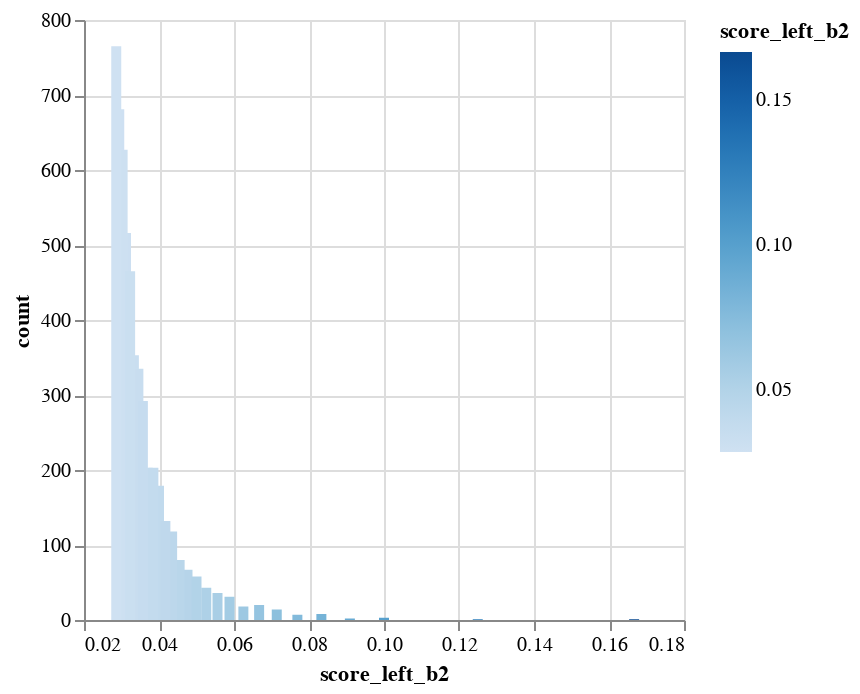
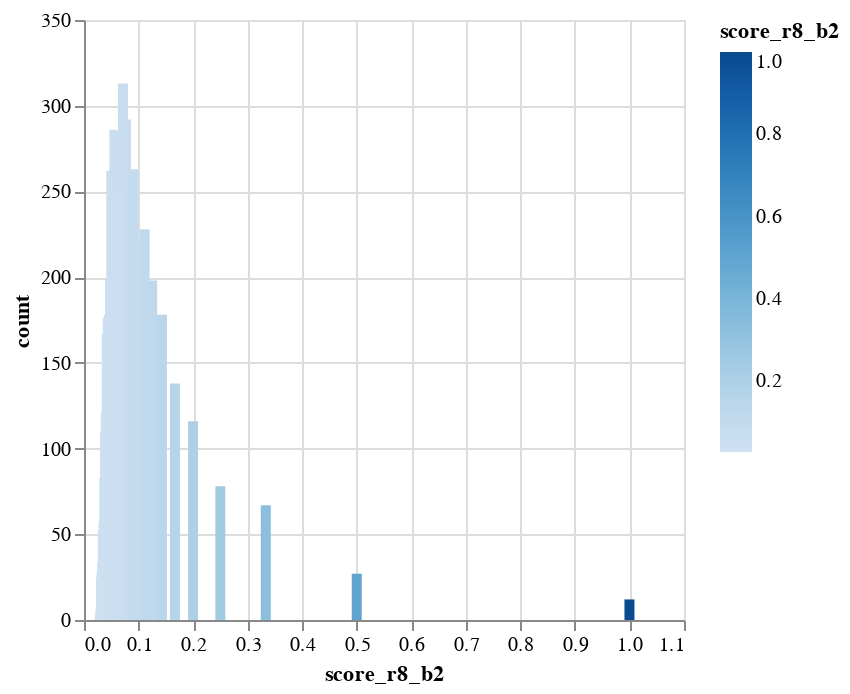

Source (notebook cell) for these figures, in order:
### Code cell
show_b_stats('score_left_b2')
show_b_stats('score_r8_b2')

### Figure 1 — Vega-Lite specification as saved in the notebook (floating-point values rounded to 4 significant figures)
{"config": {"view": {"continuousWidth": 300, "continuousHeight": 300}}, "data": {"name": "data-f7bd0a592d9a59cb5135ea336c26a7ff"}, "mark": {"type": "bar", "tooltip": true}, "encoding": {"color": {"field": "score_left_b2", "type": "quantitative"}, "x": {"field": "score_left_b2", "type": "quantitative"}, "y": {"field": "count", "type": "quantitative"}}, "params": [{"name": "param_3", "select": {"type": "interval", "encodings": ["x", "y"]}, "bind": "scales"}], "$schema": "https://vega.github.io/schema/vega-lite/v5.20.1.json", "datasets": {"data-f7bd0a592d9a59cb5135ea336c26a7ff": [{"score_left_b2": 0.0588, "count": 31}, {"score_left_b2": 0.0769, "count": 7}, {"score_left_b2": 0.125, "count": 1}, {"score_left_b2": 0.0333, "count": 353}, {"score_left_b2": 0.0476, "count": 67}, {"score_left_b2": 0.0833, "count": 8}, {"score_left_b2": 0.1, "count": 3}, {"score_left_b2": 0.037, "count": 203}, {"score_left_b2": 0.0714, "count": 14}, {"score_left_b2": 0.0345, "count": 335}, {"score_left_b2": 0.0312, "count": 516}, {"score_left_b2": 0.04, "count": 179}, {"score_left_b2": 0.0625, "count": 18}, {"score_left_b2": 0.0357, "count": 292}, {"score_left_b2": 0.05, "count": 58}, {"score_left_b2": 0.0455, "count": 80}, {"score_left_b2": 0.0667, "count": 20}, {"score_left_b2": 0.0294, "count": 681}, {"score_left_b2": 0.0303, "count": 627}, {"score_left_b2": 0.0286, "count": 765}, {"score_left_b2": 0.0435, "count": 118}, {"score_left_b2": 0.0323, "count": 465}, {"score_left_b2": 0.0385, "count": 203}, {"score_left_b2": 0.1667, "count": 1}, {"score_left_b2": 0.0909, "count": 2}, {"score_left_b2": 0.0417, "count": 132}, {"score_left_b2": 0.0526, "count": 43}, {"score_left_b2": 0.0556, "count": 36}]}}

### Figure 2 — Vega-Lite specification as saved in the notebook (floating-point values rounded to 4 significant figures)
{"config": {"view": {"continuousWidth": 300, "continuousHeight": 300}}, "data": {"name": "data-24b738f323088525de7b28511d3e1d4a"}, "mark": {"type": "bar", "tooltip": true}, "encoding": {"color": {"field": "score_r8_b2", "type": "quantitative"}, "x": {"field": "score_r8_b2", "type": "quantitative"}, "y": {"field": "count", "type": "quantitative"}}, "params": [{"name": "param_4", "select": {"type": "interval", "encodings": ["x", "y"]}, "bind": "scales"}], "$schema": "https://vega.github.io/schema/vega-lite/v5.20.1.json", "datasets": {"data-24b738f323088525de7b28511d3e1d4a": [{"score_r8_b2": 0.0588, "count": 270}, {"score_r8_b2": 0.0769, "count": 292}, {"score_r8_b2": 0.0333, "count": 34}, {"score_r8_b2": 0.0476, "count": 199}, {"score_r8_b2": 0.125, "count": 198}, {"score_r8_b2": 0.0714, "count": 313}, {"score_r8_b2": 0.5, "count": 27}, {"score_r8_b2": 0.0833, "count": 249}, {"score_r8_b2": 0.1, "count": 223}, {"score_r8_b2": 0.037, "count": 83}, {"score_r8_b2": 0.3333, "count": 67}, {"score_r8_b2": 0.0345, "count": 52}, {"score_r8_b2": 0.0312, "count": 25}, {"score_r8_b2": 0.0625, "count": 282}, {"score_r8_b2": 0.04, "count": 121}, {"score_r8_b2": 0.0667, "count": 285}, {"score_r8_b2": 0.1111, "count": 228}, {"score_r8_b2": 0.0303, "count": 7}, {"score_r8_b2": 0.0294, "count": 4}, {"score_r8_b2": 0.0286, "count": 1}, {"score_r8_b2": 0.0455, "count": 178}, {"score_r8_b2": 0.05, "count": 262}, {"score_r8_b2": 0.25, "count": 78}, {"score_r8_b2": 0.0357, "count": 57}, {"score_r8_b2": 1.0, "count": 12}, {"score_r8_b2": 0.0435, "count": 176}, {"score_r8_b2": 0.1429, "count": 178}, {"score_r8_b2": 0.2, "count": 116}, {"score_r8_b2": 0.0323, "count": 29}, {"score_r8_b2": 0.0909, "count": 263}, {"score_r8_b2": 0.0385, "count": 110}, {"score_r8_b2": 0.1667, "count": 138}, {"score_r8_b2": 0.0417, "count": 167}, {"score_r8_b2": 0.0556, "count": 286}, {"score_r8_b2": 0.0526, "count": 248}]}}
